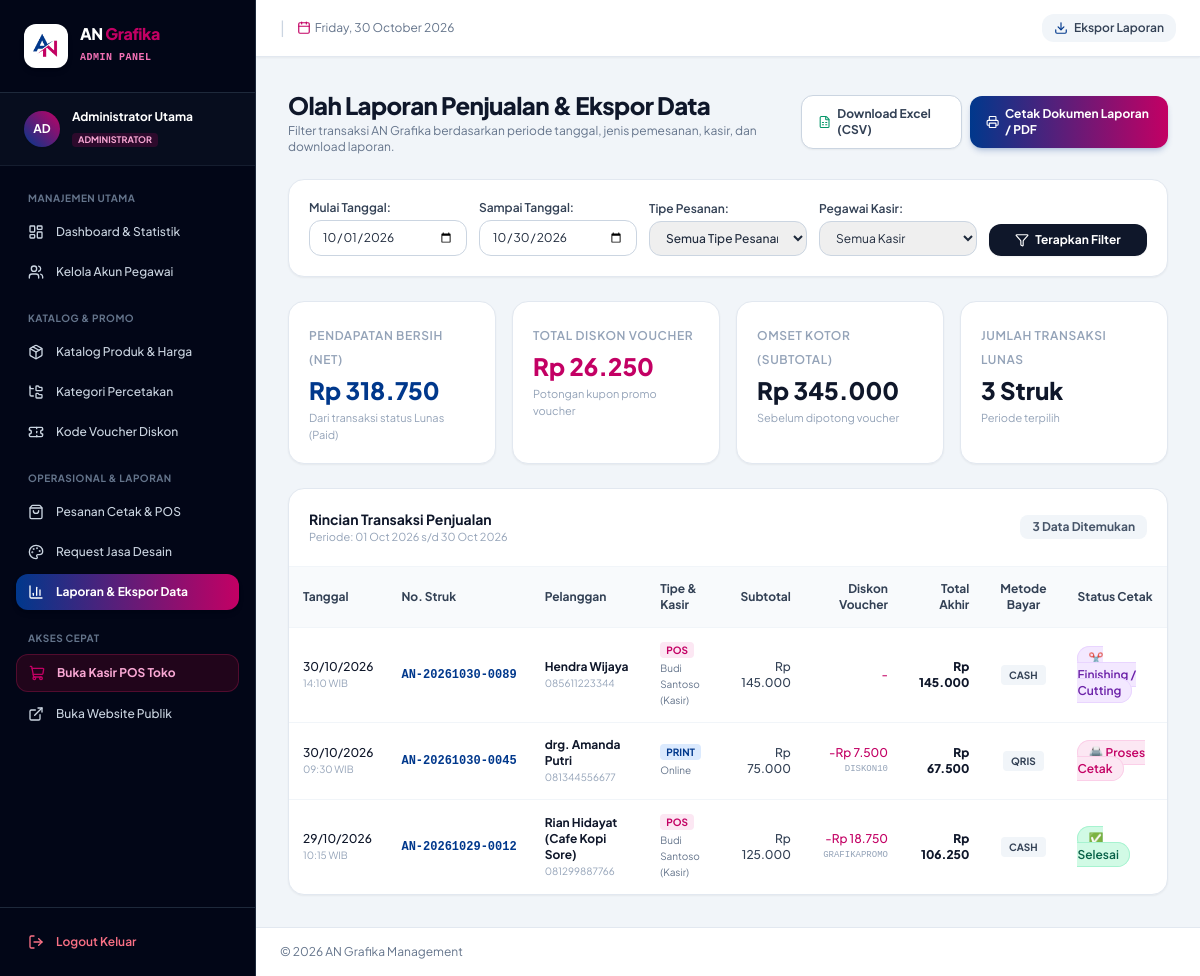
Screenshot of /admin/reports.php (signed in) with the database file from the repository.
### tables this page shows
CREATE TABLE `orders` (
  `id` INT AUTO_INCREMENT PRIMARY KEY,
  `receipt_no` VARCHAR(60) NOT NULL UNIQUE,
  `order_type` ENUM('print', 'design', 'pos') NOT NULL DEFAULT 'print',
  `customer_name` VARCHAR(100) NOT NULL,
  `customer_phone` VARCHAR(25) NOT NULL,
  `customer_email` VARCHAR(100) DEFAULT NULL,
  `subtotal` DECIMAL(12,2) NOT NULL DEFAULT 0.00,
  `voucher_code` VARCHAR(50) DEFAULT NULL,
  `discount_amount` DECIMAL(12,2) NOT NULL DEFAULT 0.00,
  `total_amount` DECIMAL(12,2) NOT NULL DEFAULT 0.00,
  `paid_amount` DECIMAL(12,2) NOT NULL DEFAULT 0.00,
  `change_amount` DECIMAL(12,2) NOT NULL DEFAULT 0.00,
  `payment_method` ENUM('cash', 'qris', 'transfer', 'debit') NOT NULL DEFAULT 'cash',
  `payment_status` ENUM('unpaid', 'paid', 'dp') NOT NULL DEFAULT 'paid',
  `production_status` ENUM('pending', 'verified', 'printing', 'finishing', 'ready', 'completed', 'cancelled') NOT NULL DEFAULT 'pending',
  `delivery_type` ENUM('pickup', 'delivery') NOT NULL DEFAULT 'pickup',
  `delivery_address` TEXT DEFAULT NULL,
  `notes` TEXT DEFAULT NULL,
  `staff_id` INT DEFAULT NULL,
  `created_at` DATETIME DEFAULT CURRENT_TIMESTAMP,
  `updated_at` DATETIME DEFAULT CURRENT_TIMESTAMP ON UPDATE CURRENT_TIMESTAMP,
  FOREIGN KEY (`staff_id`) REFERENCES `users`(`id`) ON DELETE SET NULL
);

CREATE TABLE `users` (
  `id` INT AUTO_INCREMENT PRIMARY KEY,
  `name` VARCHAR(100) NOT NULL,
  `username` VARCHAR(50) NOT NULL UNIQUE,
  `email` VARCHAR(100) NOT NULL,
  `password` VARCHAR(255) NOT NULL,
  `role` ENUM('admin', 'pegawai') NOT NULL DEFAULT 'pegawai',
  `phone` VARCHAR(20) DEFAULT NULL,
  `status` ENUM('active', 'inactive') NOT NULL DEFAULT 'active',
  `created_at` DATETIME DEFAULT CURRENT_TIMESTAMP
);

### admin/reports.php (the view, shortened to what this page needs)
<?php
require_once __DIR__ . '/../includes/admin_header.php';
$startDate = $_GET['start_date'] ?? date('Y-m-01');
$endDate = $_GET['end_date'] ?? date('Y-m-d');
$orderType = $_GET['order_type'] ?? 'all';
$staffId = $_GET['staff_id'] ?? 'all';
$paymentStatus = $_GET['payment_status'] ?? 'all';
$orders = [];
$totalRevenue = 0;
$totalDiscounts = 0;
$totalSubtotal = 0;
$countTransactions = 0;
try {
    $db = getDB();
    $sql = "SELECT o.*, u.name as staff_name
            FROM orders o
            LEFT JOIN users u ON o.staff_id = u.id
            WHERE DATE(o.created_at) >= :sdate AND DATE(o.created_at) <= :edate";
    $params = [
        ':sdate' => $startDate,
        ':edate' => $endDate
    ];
    $sql .= " ORDER BY o.id DESC";
    $stmt = $db->prepare($sql);
    $stmt->execute($params);
    $orders = $stmt->fetchAll();
    foreach ($orders as $o) {
        if ($o['payment_status'] === 'paid') {
            $totalRevenue += (float)$o['total_amount'];
            $totalDiscounts += (float)$o['discount_amount'];
            $totalSubtotal += (float)$o['subtotal'];
            $countTransactions++;
        }
    }
} catch (Exception $e) {
}
$exportQuery = http_build_query([
    'start_date'     => $startDate,
    'end_date'       => $endDate,
    'order_type'     => $orderType,
    'staff_id'       => $staffId,
    'payment_status' => $paymentStatus
]);
?>
<div class="space-y-6">
    <div class="flex flex-col sm:flex-row sm:items-center justify-between gap-4">
        <div>
            <h1 class="text-2xl font-black text-slate-900 tracking-tight">Olah Laporan Penjualan & Ekspor Data</h1>
            <p class="text-xs text-slate-500 mt-0.5">Filter transaksi AN Grafika berdasarkan periode tanggal, jenis pemesanan, kasir, dan download laporan.</p>
        </div>
        <div class="flex items-center gap-2">
            <a href="export.php?format=csv&<?= $exportQuery; ?>" class="inline-flex items-center gap-1.5 px-4 py-2.5 rounded-xl text-xs font-bold text-slate-700 bg-white border border-slate-300 hover:bg-slate-50 shadow-sm transition">
                <i data-lucide="file-spreadsheet" class="w-4 h-4 text-emerald-600"></i>
                <span>Download Excel (CSV)</span>
            </a>
            <a href="export.php?format=print&<?= $exportQuery; ?>" target="_blank" class="inline-flex items-center gap-1.5 px-4 py-2.5 rounded-xl text-xs font-bold text-white bg-gradient-to-r from-[#00388C] to-[#C30064] hover:opacity-95 shadow-md shadow-[#00388C]/20 transition">
                <i data-lucide="printer" class="w-4 h-4"></i>
                <span>Cetak Dokumen Laporan / PDF</span>
            </a>
        </div>
    </div>
    <div class="bg-white p-5 rounded-2xl border border-slate-200 shadow-sm">
        <form action="reports.php" method="GET" class="grid grid-cols-1 sm:grid-cols-2 lg:grid-cols-5 gap-3 items-end text-xs">
            <div>
                <label class="block font-semibold text-slate-700 mb-1">Mulai Tanggal:</label>
                <input type="date" name="start_date" value="<?= htmlspecialchars($startDate); ?>" class="w-full px-3 py-2 rounded-xl border border-slate-300 focus:ring-2 focus:ring-[#00388C] focus:outline-none">
            </div>
            <div>
                <label class="block font-semibold text-slate-700 mb-1">Sampai Tanggal:</label>
                <input type="date" name="end_date" value="<?= htmlspecialchars($endDate); ?>" class="w-full px-3 py-2 rounded-xl border border-slate-300 focus:ring-2 focus:ring-[#00388C] focus:outline-none">
            </div>
            <div>
                <label class="block font-semibold text-slate-700 mb-1">Tipe Pesanan:</label>
                <select name="order_type" class="w-full px-3 py-2 rounded-xl border border-slate-300 focus:ring-2 focus:ring-[#00388C] focus:outline-none font-medium">
                    <option value="all" <?= $orderType === 'all' ? 'selected' : ''; ?>>Semua Tipe Pesanan</option>
                </select>
            </div>
            <div>
                <label class="block font-semibold text-slate-700 mb-1">Pegawai Kasir:</label>
                <select name="staff_id" class="w-full px-3 py-2 rounded-xl border border-slate-300 focus:ring-2 focus:ring-[#00388C] focus:outline-none">
                    <option value="all" <?= $staffId === 'all' ? 'selected' : ''; ?>>Semua Kasir</option>
                </select>
            </div>
            <div>
                <button type="submit" class="w-full py-2 px-4 bg-slate-900 hover:bg-slate-800 text-white font-bold rounded-xl shadow-sm transition flex items-center justify-center gap-1.5">
                    <i data-lucide="filter" class="w-3.5 h-3.5"></i>
                    <span>Terapkan Filter</span>
                </button>
            </div>
        </form>
    </div>
    <div class="grid grid-cols-1 sm:grid-cols-2 lg:grid-cols-4 gap-4">
        <div class="bg-white p-5 rounded-2xl border border-slate-200 shadow-sm">
            <span class="text-xs font-semibold text-slate-400 uppercase tracking-wider">Pendapatan Bersih (Net)</span>
            <p class="text-xl sm:text-2xl font-black text-[#00388C] mt-1"><?= formatRupiah($totalRevenue); ?></p>
            <span class="text-[11px] text-slate-400 mt-1 block">Dari transaksi status Lunas (Paid)</span>
        </div>
        <div class="bg-white p-5 rounded-2xl border border-slate-200 shadow-sm">
            <span class="text-xs font-semibold text-slate-400 uppercase tracking-wider">Total Diskon Voucher</span>
            <p class="text-xl sm:text-2xl font-black text-[#C30064] mt-1"><?= formatRupiah($totalDiscounts); ?></p>
            <span class="text-[11px] text-slate-400 mt-1 block">Potongan kupon promo voucher</span>
        </div>
        <div class="bg-white p-5 rounded-2xl border border-slate-200 shadow-sm">
            <span class="text-xs font-semibold text-slate-400 uppercase tracking-wider">Omset Kotor (Subtotal)</span>
            <p class="text-xl sm:text-2xl font-black text-slate-900 mt-1"><?= formatRupiah($totalSubtotal); ?></p>
            <span class="text-[11px] text-slate-400 mt-1 block">Sebelum dipotong voucher</span>
        </div>
        <div class="bg-white p-5 rounded-2xl border border-slate-200 shadow-sm">
            <span class="text-xs font-semibold text-slate-400 uppercase tracking-wider">Jumlah Transaksi Lunas</span>
            <p class="text-xl sm:text-2xl font-black text-slate-900 mt-1"><?= number_format($countTransactions, 0, ',', '.'); ?> Struk</p>
            <span class="text-[11px] text-slate-400 mt-1 block">Periode terpilih</span>
        </div>
    </div>
    <div class="bg-white rounded-2xl border border-slate-200 shadow-sm overflow-hidden">
        <div class="p-5 border-b border-slate-100 flex items-center justify-between">
            <div>
                <h2 class="font-bold text-sm text-slate-900">Rincian Transaksi Penjualan</h2>
                <p class="text-[11px] text-slate-400">Periode: <?= date('d M Y', strtotime($startDate)); ?> s/d <?= date('d M Y', strtotime($endDate)); ?></p>
            </div>
            <span class="text-xs font-bold text-slate-600 bg-slate-100 px-3 py-1 rounded-lg">
                <?= count($orders); ?> Data Ditemukan
            </span>
        </div>
        <div class="overflow-x-auto">
            <table class="w-full text-left text-xs text-slate-600">
                <thead class="bg-slate-50 text-slate-700 font-semibold border-b border-slate-100">
                    <tr>
                        <th class="p-3.5">Tanggal</th>
                        <th class="p-3.5">No. Struk</th>
                        <th class="p-3.5">Pelanggan</th>
                        <th class="p-3.5">Tipe & Kasir</th>
                        <th class="p-3.5 text-right">Subtotal</th>
                        <th class="p-3.5 text-right">Diskon Voucher</th>
                        <th class="p-3.5 text-right">Total Akhir</th>
                        <th class="p-3.5 text-center">Metode Bayar</th>
                        <th class="p-3.5">Status Cetak</th>
                    </tr>
                </thead>
                <tbody class="divide-y divide-slate-100">
                    <?php if (empty($orders)): ?>
                        <tr>
                            <td colspan="9" class="p-8 text-center text-slate-400">
                                Tidak ada transaksi penjualan pada rentang tanggal dan filter ini.
                            </td>
                        </tr>
                    <?php else: ?>
                        <?php foreach ($orders as $o): ?>
                            <tr class="hover:bg-slate-50/70 transition">
                                <td class="p-3.5 whitespace-nowrap">
                                    <span class="font-medium text-slate-900"><?= date('d/m/Y', strtotime($o['created_at'])); ?></span>
                                    <p class="text-[10px] text-slate-400"><?= date('H:i', strtotime($o['created_at'])); ?> WIB</p>
                                </td>
                                <td class="p-3.5 font-mono font-bold text-[#00388C] whitespace-nowrap">
                                    <a href="../receipt.php?receipt_no=<?= urlencode($o['receipt_no']); ?>" target="_blank" class="hover:underline">
                                        <?= htmlspecialchars($o['receipt_no']); ?>
                                    </a>
                                </td>
                                <td class="p-3.5">
                                    <p class="font-bold text-slate-900"><?= htmlspecialchars($o['customer_name']); ?></p>
                                    <p class="text-[10px] text-slate-400"><?= htmlspecialchars($o['customer_phone']); ?></p>
                                </td>
                                <td class="p-3.5">
                                    <span class="inline-block px-1.5 py-0.2 rounded text-[10px] font-bold uppercase <?= $o['order_type'] === 'pos' ? 'bg-pink-100 text-[#C30064]' : 'bg-blue-100 text-[#00388C]'; ?>">
                                        <?= strtoupper($o['order_type']); ?>
                                    </span>
                                    <p class="text-[10px] text-slate-500 mt-0.5"><?= htmlspecialchars($o['staff_name'] ?? 'Online'); ?></p>
                                </td>
                                <td class="p-3.5 text-right text-slate-700 font-medium">
                                    <?= formatRupiah($o['subtotal']); ?>
                                </td>
                                <td class="p-3.5 text-right text-[#C30064] font-medium">
                                    <?php if ((float)$o['discount_amount'] > 0): ?>
                                        -<?= formatRupiah($o['discount_amount']); ?>
                                        <p class="text-[9px] text-slate-400 font-mono"><?= htmlspecialchars($o['voucher_code']); ?></p>
                                    <?php else: ?>
                                        -
                                    <?php endif; ?>
                                </td>
                                <td class="p-3.5 text-right font-black text-slate-900">
                                    <?= formatRupiah($o['total_amount']); ?>
                                </td>
                                <td class="p-3.5 text-center">
                                    <span class="inline-block px-2 py-0.5 rounded text-[10px] font-bold uppercase bg-slate-100 text-slate-700">
                                        <?= strtoupper($o['payment_method']); ?>
                                    </span>
                                </td>
                                <td class="p-3.5">
                                    <?= getStatusBadge($o['production_status'], 'production'); ?>
                                </td>
                            </tr>
                        <?php endforeach; ?>
                    <?php endif; ?>
                </tbody>
            </table>
        </div>
    </div>
</div>
<?php require_once __DIR__ . '/../includes/admin_footer.php'; ?>

### includes/functions.php (shortened to what this page needs)
<?php
function formatRupiah($amount) {
    return 'Rp ' . number_format((float)$amount, 0, ',', '.');
}
function getStatusBadge($status, $type = 'production') {
    if ($type === 'production') {
        switch ($status) {
            case 'printing':
                return '<span class="px-2.5 py-1 text-xs font-semibold rounded-full bg-pink-100 text-[#C30064] border border-pink-200 animate-pulse">🖨️ Proses Cetak</span>';
            case 'finishing':
                return '<span class="px-2.5 py-1 text-xs font-semibold rounded-full bg-purple-100 text-purple-800 border border-purple-200">✂️ Finishing / Cutting</span>';
            case 'completed':
                return '<span class="px-2.5 py-1 text-xs font-semibold rounded-full bg-emerald-100 text-emerald-800 border border-emerald-200">✅ Selesai</span>';
        }
    }
    return '';
}

### includes/admin_header.php (style rules this page uses)
body { font-family: 'Plus Jakarta Sans', sans-serif; }

### rows the page displays
orders: created_at "30/10/2026", created_at "14:10", receipt_no "AN-20261030-0089", customer_name "Hendra Wijaya", customer_phone "085611223344", order_type "POS", staff.name "Budi Santoso (Kasir)", subtotal "Rp 145.000", total_amount "Rp 145.000", payment_method "CASH", production_status "✂️ Finishing / Cutting"
orders: created_at "30/10/2026", created_at "09:30", receipt_no "AN-20261030-0045", customer_name "drg. Amanda Putri", customer_phone "081344556677", order_type "PRINT", staff_name "Online", subtotal "Rp 75.000", discount_amount "Rp 7.500", voucher_code "DISKON10", total_amount "Rp 67.500", payment_method "QRIS", production_status "🖨️ Proses Cetak"
orders: created_at "29/10/2026", created_at "10:15", receipt_no "AN-20261029-0012", customer_name "Rian Hidayat (Cafe Kopi Sore)", customer_phone "081299887766", order_type "POS", staff.name "Budi Santoso (Kasir)", subtotal "Rp 125.000", discount_amount "Rp 18.750", voucher_code "GRAFIKAPROMO", total_amount "Rp 106.250", payment_method "CASH", production_status "✅ Selesai"

### other values shown
substr($currentUser['name'], 0, 2) "AD"
$currentUser['name'] "Administrator Utama"
formatRupiah($totalRevenue) "Rp 318.750"
formatRupiah($totalDiscounts) "Rp 26.250"
formatRupiah($totalSubtotal) "Rp 345.000"
$countTransactions "3"
count($orders) "3"
